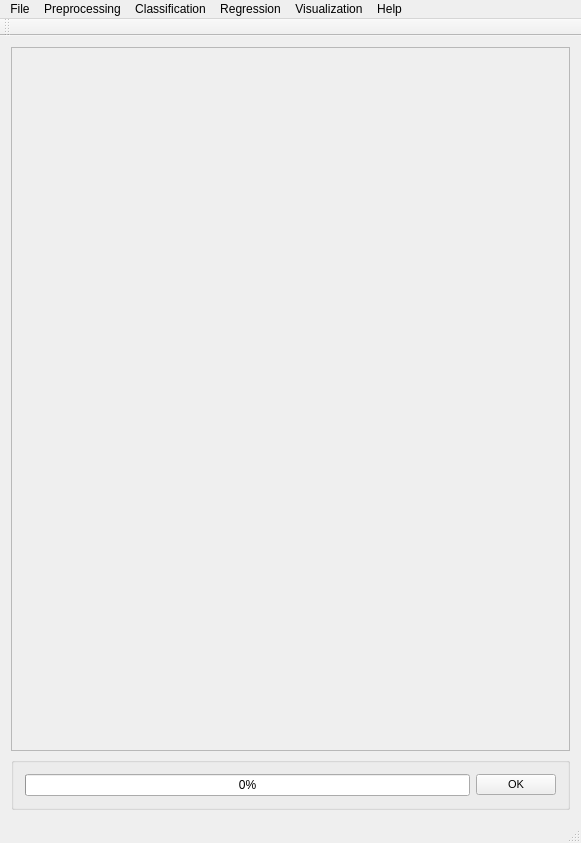
<?xml version="1.0" encoding="UTF-8"?>
<ui version="4.0">
 <class>MainWindow</class>
 <widget class="QMainWindow" name="MainWindow">
  <property name="geometry">
   <rect>
    <x>0</x>
    <y>0</y>
    <width>581</width>
    <height>843</height>
   </rect>
  </property>
  <property name="windowTitle">
   <string>PYSAT</string>
  </property>
  <widget class="QWidget" name="centralWidget">
   <layout class="QVBoxLayout" name="verticalLayout_9">
    <item>
     <widget class="QScrollArea" name="scrollArea">
      <property name="widgetResizable">
       <bool>true</bool>
      </property>
      <widget class="QWidget" name="scrollAreaWidgetContents_2">
       <property name="geometry">
        <rect>
         <x>0</x>
         <y>0</y>
         <width>561</width>
         <height>721</height>
        </rect>
       </property>
       <property name="font">
        <font>
         <pointsize>8</pointsize>
        </font>
       </property>
       <property name="styleSheet">
        <string notr="true">QGroupBox {
  border: 2px solid gray;
  border-radius: 6px;
  margin-top: 0.5em;
}

QGroupBox::title {

  padding-top: -14px;
  padding-left: 8px;
}
</string>
       </property>
       <layout class="QVBoxLayout" name="verticalLayout_8"/>
      </widget>
     </widget>
    </item>
    <item>
     <widget class="QGroupBox" name="OK">
      <layout class="QHBoxLayout" name="ok">
       <item>
        <widget class="QProgressBar" name="progressBar">
         <property name="value">
          <number>0</number>
         </property>
        </widget>
       </item>
       <item>
        <widget class="QPushButton" name="okButton">
         <property name="font">
          <font>
           <pointsize>8</pointsize>
          </font>
         </property>
         <property name="mouseTracking">
          <bool>false</bool>
         </property>
         <property name="text">
          <string>OK</string>
         </property>
        </widget>
       </item>
      </layout>
     </widget>
    </item>
   </layout>
  </widget>
  <widget class="QToolBar" name="mainToolBar">
   <attribute name="toolBarArea">
    <enum>TopToolBarArea</enum>
   </attribute>
   <attribute name="toolBarBreak">
    <bool>false</bool>
   </attribute>
  </widget>
  <widget class="QStatusBar" name="statusBar"/>
  <widget class="QMenuBar" name="menuBar">
   <property name="geometry">
    <rect>
     <x>0</x>
     <y>0</y>
     <width>581</width>
     <height>21</height>
    </rect>
   </property>
   <widget class="QMenu" name="menuFile">
    <property name="title">
     <string>File</string>
    </property>
    <addaction name="actionLoad_Refence_Data"/>
    <addaction name="actionLoad_Unknown_Data"/>
    <addaction name="actionSet_output_location"/>
    <addaction name="separator"/>
    <addaction name="actionSave_Current_Plots"/>
    <addaction name="actionSave_Current_Data"/>
    <addaction name="separator"/>
    <addaction name="actionCreate_New_Workflow"/>
    <addaction name="actionSave_Current_Workflow"/>
    <addaction name="separator"/>
    <addaction name="actionExit"/>
   </widget>
   <widget class="QMenu" name="menuPreprocessing">
    <property name="title">
     <string>Preprocessing</string>
    </property>
    <widget class="QMenu" name="menuBaseline_Removal">
     <property name="title">
      <string>Baseline Removal</string>
     </property>
     <addaction name="actionALS"/>
     <addaction name="actionDietrich"/>
     <addaction name="actionPolyFit"/>
     <addaction name="actionAirPLS"/>
     <addaction name="actionFABC"/>
     <addaction name="actionKK"/>
     <addaction name="actionMario"/>
     <addaction name="actionMedian"/>
     <addaction name="actionRubberband"/>
     <addaction name="actionUndecimated_Wavelet"/>
    </widget>
    <widget class="QMenu" name="menuCalibration_Transfer">
     <property name="title">
      <string>Calibration Transfer</string>
     </property>
     <addaction name="actionRatio"/>
     <addaction name="actionTommy_s_Methgod"/>
     <addaction name="actionPiecewise_Direct_Standardization"/>
     <addaction name="actionOthers_3"/>
    </widget>
    <addaction name="actionNormalization"/>
    <addaction name="actionNoise_Reduction"/>
    <addaction name="actionApply_Mask"/>
    <addaction name="actionInterpolate"/>
    <addaction name="actionInstrument_Response"/>
    <addaction name="menuBaseline_Removal"/>
    <addaction name="menuCalibration_Transfer"/>
    <addaction name="actionICA_2"/>
    <addaction name="actionPCA_2"/>
   </widget>
   <widget class="QMenu" name="menuRegression">
    <property name="title">
     <string>Regression</string>
    </property>
    <addaction name="actionCross_Validation"/>
    <addaction name="actionTrain"/>
    <addaction name="actionPredict"/>
    <addaction name="actionCreate_N_Folds"/>
    <addaction name="actionCreate_Test_Folds"/>
    <addaction name="actionSubmodel_Ranges"/>
   </widget>
   <widget class="QMenu" name="menuHelp">
    <property name="title">
     <string>Help</string>
    </property>
    <addaction name="actionIndex"/>
    <addaction name="actionContent_2"/>
    <addaction name="separator"/>
    <addaction name="actionAbout"/>
    <addaction name="actionAbout_QtCreator"/>
   </widget>
   <widget class="QMenu" name="menuClassification">
    <property name="title">
     <string>Classification</string>
    </property>
    <widget class="QMenu" name="menuSupervised">
     <property name="title">
      <string>Supervised</string>
     </property>
     <addaction name="actionPLS_DA"/>
     <addaction name="actionSIMCA"/>
    </widget>
    <widget class="QMenu" name="menuClustering">
     <property name="title">
      <string>Clustering</string>
     </property>
     <addaction name="actionK_means"/>
     <addaction name="actionHierarchical_2"/>
    </widget>
    <addaction name="menuSupervised"/>
    <addaction name="menuClustering"/>
   </widget>
   <widget class="QMenu" name="menuVisualization">
    <property name="title">
     <string>Visualization</string>
    </property>
    <addaction name="actionLine_Plot"/>
    <addaction name="action1_to_1_Plot"/>
    <addaction name="actionScatter_Plot"/>
   </widget>
   <addaction name="menuFile"/>
   <addaction name="menuPreprocessing"/>
   <addaction name="menuClassification"/>
   <addaction name="menuRegression"/>
   <addaction name="menuVisualization"/>
   <addaction name="menuHelp"/>
  </widget>
  <action name="actionLoad_Refence_Data">
   <property name="text">
    <string>Load Refence Data</string>
   </property>
  </action>
  <action name="actionLoad_Unknown_Data">
   <property name="text">
    <string>Load Unknown Data</string>
   </property>
  </action>
  <action name="actionSave_Current_Workflow">
   <property name="text">
    <string>Save Current Workflow</string>
   </property>
  </action>
  <action name="actionSave_Current_Plots">
   <property name="text">
    <string>Save Current Plots</string>
   </property>
  </action>
  <action name="actionSave_Current_Data">
   <property name="text">
    <string>Save Current Data</string>
   </property>
  </action>
  <action name="actionCreate_New_Workflow">
   <property name="text">
    <string>Create New Workflow</string>
   </property>
  </action>
  <action name="actionNoise_Reduction">
   <property name="text">
    <string>Noise Reduction</string>
   </property>
  </action>
  <action name="actionApply_Mask">
   <property name="text">
    <string>Apply Mask</string>
   </property>
  </action>
  <action name="actionInterpolate">
   <property name="text">
    <string>Interpolate (unknown to known)</string>
   </property>
  </action>
  <action name="actionInstrument_Response">
   <property name="text">
    <string>Instrument Response</string>
   </property>
  </action>
  <action name="actionALS">
   <property name="text">
    <string>ALS</string>
   </property>
  </action>
  <action name="actionDietrich">
   <property name="text">
    <string>Dietrich</string>
   </property>
  </action>
  <action name="actionPolyFit">
   <property name="text">
    <string>PolyFit</string>
   </property>
  </action>
  <action name="actionAirPLS">
   <property name="text">
    <string>AirPLS</string>
   </property>
  </action>
  <action name="actionFABC">
   <property name="text">
    <string>FABC</string>
   </property>
  </action>
  <action name="actionKK">
   <property name="text">
    <string>KK</string>
   </property>
  </action>
  <action name="actionMario">
   <property name="text">
    <string>Mario</string>
   </property>
  </action>
  <action name="actionMedian">
   <property name="text">
    <string>Median</string>
   </property>
  </action>
  <action name="actionRubberband">
   <property name="text">
    <string>Rubberband</string>
   </property>
  </action>
  <action name="actionUndecimated_Wavelet">
   <property name="text">
    <string>Undecimated Wavelet</string>
   </property>
  </action>
  <action name="actionRatio">
   <property name="text">
    <string>Ratio</string>
   </property>
  </action>
  <action name="actionTommy_s_Methgod">
   <property name="text">
    <string>Tommy's Method</string>
   </property>
  </action>
  <action name="actionPiecewise_Direct_Standardization">
   <property name="text">
    <string>Piecewise Direct Standardization</string>
   </property>
  </action>
  <action name="actionPCA">
   <property name="text">
    <string>PCA</string>
   </property>
  </action>
  <action name="actionICA">
   <property name="text">
    <string>ICA</string>
   </property>
  </action>
  <action name="actionK_Means">
   <property name="text">
    <string>K-Means</string>
   </property>
  </action>
  <action name="actionHierarchical">
   <property name="text">
    <string>Hierarchical</string>
   </property>
  </action>
  <action name="actionOthers">
   <property name="text">
    <string>Others...</string>
   </property>
  </action>
  <action name="actionOthers_2">
   <property name="text">
    <string>Others...</string>
   </property>
  </action>
  <action name="actionOthers_3">
   <property name="text">
    <string>Others...</string>
   </property>
  </action>
  <action name="actionPLS">
   <property name="text">
    <string>PLS</string>
   </property>
  </action>
  <action name="actionSM_PLS">
   <property name="text">
    <string>SM-PLS</string>
   </property>
  </action>
  <action name="actionICA_Regression">
   <property name="text">
    <string>ICA Regression</string>
   </property>
  </action>
  <action name="actionGaussian_Process">
   <property name="text">
    <string>Gaussian Process</string>
   </property>
  </action>
  <action name="actionMLP">
   <property name="text">
    <string>MLP</string>
   </property>
  </action>
  <action name="actionSVM">
   <property name="text">
    <string>SVM</string>
   </property>
  </action>
  <action name="actionOthers_4">
   <property name="text">
    <string>Others...</string>
   </property>
  </action>
  <action name="actionOthers_5">
   <property name="text">
    <string>Others...</string>
   </property>
  </action>
  <action name="actionIndex">
   <property name="text">
    <string>Index</string>
   </property>
  </action>
  <action name="actionContent_2">
   <property name="text">
    <string>Content</string>
   </property>
  </action>
  <action name="actionAbout">
   <property name="text">
    <string>About...</string>
   </property>
  </action>
  <action name="actionAbout_QtCreator">
   <property name="text">
    <string>About Qt...</string>
   </property>
  </action>
  <action name="actionExit">
   <property name="text">
    <string>Exit</string>
   </property>
  </action>
  <action name="actionNormalization">
   <property name="text">
    <string>Normalization</string>
   </property>
  </action>
  <action name="actionICA_2">
   <property name="text">
    <string>ICA</string>
   </property>
  </action>
  <action name="actionPCA_2">
   <property name="text">
    <string>PCA</string>
   </property>
  </action>
  <action name="actionPLS_DA">
   <property name="text">
    <string>PLS-DA</string>
   </property>
  </action>
  <action name="actionSIMCA">
   <property name="text">
    <string>SIMCA</string>
   </property>
  </action>
  <action name="actionK_means">
   <property name="text">
    <string>K-means</string>
   </property>
  </action>
  <action name="actionHierarchical_2">
   <property name="text">
    <string>Hierarchical</string>
   </property>
  </action>
  <action name="actionCross_Validation">
   <property name="text">
    <string>Cross Validation</string>
   </property>
  </action>
  <action name="actionTrain">
   <property name="text">
    <string>Train</string>
   </property>
  </action>
  <action name="actionPredict">
   <property name="text">
    <string>Predict</string>
   </property>
  </action>
  <action name="actionLine_Plot">
   <property name="text">
    <string>Line Plot</string>
   </property>
  </action>
  <action name="action1_to_1_Plot">
   <property name="text">
    <string>1 to 1 Plot</string>
   </property>
  </action>
  <action name="actionScatter_Plot">
   <property name="text">
    <string>Scatter Plot</string>
   </property>
  </action>
  <action name="actionSet_output_location">
   <property name="text">
    <string>Output Location</string>
   </property>
  </action>
  <action name="actionCreate_N_Folds">
   <property name="text">
    <string>Create N Folds</string>
   </property>
  </action>
  <action name="actionCreate_Test_Folds">
   <property name="text">
    <string>Create Test Folds</string>
   </property>
  </action>
  <action name="actionSubmodel_Ranges">
   <property name="text">
    <string>Submodel Ranges</string>
   </property>
  </action>
 </widget>
 <layoutdefault spacing="6" margin="11"/>
 <resources/>
 <connections/>
</ui>
